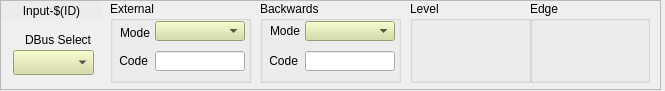
<?xml version="1.0" encoding="UTF-8"?>
<ui version="4.0">
 <class>Form</class>
 <widget class="QWidget" name="Form">
  <property name="geometry">
   <rect>
    <x>0</x>
    <y>0</y>
    <width>665</width>
    <height>91</height>
   </rect>
  </property>
  <property name="windowTitle">
   <string>Form</string>
  </property>
  <widget class="QFrame" name="frame_3">
   <property name="geometry">
    <rect>
     <x>0</x>
     <y>0</y>
     <width>661</width>
     <height>90</height>
    </rect>
   </property>
   <property name="frameShape">
    <enum>QFrame::StyledPanel</enum>
   </property>
   <property name="frameShadow">
    <enum>QFrame::Raised</enum>
   </property>
   <widget class="caLabel" name="calabel">
    <property name="geometry">
     <rect>
      <x>1</x>
      <y>1</y>
      <width>101</width>
      <height>20</height>
     </rect>
    </property>
    <property name="styleSheet">
     <string notr="true">background-color: rgb(236, 236, 236, 255);</string>
    </property>
    <property name="text">
     <string>Input-$(ID)</string>
    </property>
    <property name="alignment">
     <set>Qt::AlignCenter</set>
    </property>
   </widget>
   <widget class="QGroupBox" name="groupBox">
    <property name="geometry">
     <rect>
      <x>110</x>
      <y>1</y>
      <width>141</width>
      <height>82</height>
     </rect>
    </property>
    <property name="title">
     <string>External</string>
    </property>
    <widget class="QLabel" name="label_16">
     <property name="geometry">
      <rect>
       <x>5</x>
       <y>50</y>
       <width>33</width>
       <height>20</height>
      </rect>
     </property>
     <property name="text">
      <string>Code</string>
     </property>
     <property name="alignment">
      <set>Qt::AlignRight|Qt::AlignTrailing|Qt::AlignVCenter</set>
     </property>
    </widget>
    <widget class="QLabel" name="label_15">
     <property name="geometry">
      <rect>
       <x>5</x>
       <y>20</y>
       <width>35</width>
       <height>23</height>
      </rect>
     </property>
     <property name="text">
      <string>Mode</string>
     </property>
     <property name="alignment">
      <set>Qt::AlignRight|Qt::AlignTrailing|Qt::AlignVCenter</set>
     </property>
    </widget>
    <widget class="caTextEntry" name="catextentry_4">
     <property name="geometry">
      <rect>
       <x>45</x>
       <y>50</y>
       <width>90</width>
       <height>20</height>
      </rect>
     </property>
     <property name="toolTip">
      <string>Sets the code which will be applied to the local mapping ram whenever the External Mode condition is met.</string>
     </property>
     <property name="channel" stdset="0">
      <string notr="true">$(EVR):FPIn$(ID)-Code-Ext-SP</string>
     </property>
     <property name="background">
      <color>
       <red>212</red>
       <green>219</green>
       <blue>157</blue>
      </color>
     </property>
     <property name="colorMode">
      <enum>caLineEdit::Static</enum>
     </property>
    </widget>
    <widget class="caMenu" name="camenu_2">
     <property name="geometry">
      <rect>
       <x>45</x>
       <y>20</y>
       <width>90</width>
       <height>20</height>
      </rect>
     </property>
     <property name="toolTip">
      <string>Selects the condition in which to inject event codes into the local mapping ram. These codes are treated as codes coming from the downstream event link.</string>
     </property>
     <property name="styleSheet">
      <string notr="true">background-color: rgb(212, 219, 157);</string>
     </property>
     <property name="channel" stdset="0">
      <string notr="true">$(EVR):FPIn$(ID)-Trig-Ext-Sel</string>
     </property>
    </widget>
   </widget>
   <widget class="QGroupBox" name="groupBox_2">
    <property name="geometry">
     <rect>
      <x>260</x>
      <y>1</y>
      <width>141</width>
      <height>82</height>
     </rect>
    </property>
    <property name="title">
     <string>Backwards</string>
    </property>
    <widget class="caMenu" name="camenu_4">
     <property name="geometry">
      <rect>
       <x>45</x>
       <y>20</y>
       <width>90</width>
       <height>20</height>
      </rect>
     </property>
     <property name="toolTip">
      <string>Selects the condition in which to send on the upstream event link.</string>
     </property>
     <property name="styleSheet">
      <string notr="true">background-color: rgb(212, 219, 157);</string>
     </property>
     <property name="channel" stdset="0">
      <string notr="true">$(EVR):FPIn$(ID)-Trig-Back-Sel</string>
     </property>
    </widget>
    <widget class="QLabel" name="label_17">
     <property name="geometry">
      <rect>
       <x>5</x>
       <y>20</y>
       <width>35</width>
       <height>20</height>
      </rect>
     </property>
     <property name="text">
      <string>Mode</string>
     </property>
     <property name="alignment">
      <set>Qt::AlignRight|Qt::AlignTrailing|Qt::AlignVCenter</set>
     </property>
    </widget>
    <widget class="caTextEntry" name="catextentry_5">
     <property name="geometry">
      <rect>
       <x>45</x>
       <y>50</y>
       <width>90</width>
       <height>20</height>
      </rect>
     </property>
     <property name="toolTip">
      <string>Sets the code which will be sent on the upstream event link whenever the Backwards Mode condition is met.</string>
     </property>
     <property name="channel" stdset="0">
      <string notr="true">$(EVR):FPIn$(ID)-Code-Back-SP</string>
     </property>
     <property name="background">
      <color>
       <red>212</red>
       <green>219</green>
       <blue>157</blue>
      </color>
     </property>
     <property name="colorMode">
      <enum>caLineEdit::Static</enum>
     </property>
    </widget>
    <widget class="QLabel" name="label_18">
     <property name="geometry">
      <rect>
       <x>5</x>
       <y>50</y>
       <width>33</width>
       <height>20</height>
      </rect>
     </property>
     <property name="text">
      <string>Code</string>
     </property>
     <property name="alignment">
      <set>Qt::AlignRight|Qt::AlignTrailing|Qt::AlignVCenter</set>
     </property>
    </widget>
   </widget>
   <widget class="QLabel" name="label_14">
    <property name="geometry">
     <rect>
      <x>10</x>
      <y>30</y>
      <width>81</width>
      <height>20</height>
     </rect>
    </property>
    <property name="text">
     <string>DBus Select</string>
    </property>
    <property name="alignment">
     <set>Qt::AlignRight|Qt::AlignTrailing|Qt::AlignVCenter</set>
    </property>
   </widget>
   <widget class="caMenu" name="camenu">
    <property name="geometry">
     <rect>
      <x>13</x>
      <y>50</y>
      <width>81</width>
      <height>25</height>
     </rect>
    </property>
    <property name="toolTip">
     <string>Sets the upstream distributred bus bit mask which is driven by this input. DBus bits from multiple sources are condensed with a bit-wise OR.</string>
    </property>
    <property name="styleSheet">
     <string notr="true">background-color: rgb(212, 219, 157);</string>
    </property>
    <property name="channel" stdset="0">
     <string notr="true">$(EVR):FPIn$(ID)-DBus-Sel</string>
    </property>
   </widget>
   <widget class="QGroupBox" name="groupBox_3">
    <property name="geometry">
     <rect>
      <x>410</x>
      <y>1</y>
      <width>121</width>
      <height>82</height>
     </rect>
    </property>
    <property name="title">
     <string>Level</string>
    </property>
    <widget class="caChoice" name="cachoice_2">
     <property name="geometry">
      <rect>
       <x>10</x>
       <y>25</y>
       <width>101</width>
       <height>40</height>
      </rect>
     </property>
     <property name="toolTip">
      <string>When operating in level triggered mode, determines if codes are sent when the input level is low or high.</string>
     </property>
     <property name="channel" stdset="0">
      <string notr="true">$(EVR):FPIn$(ID)-Lvl-Sel</string>
     </property>
     <property name="background">
      <color>
       <red>212</red>
       <green>219</green>
       <blue>157</blue>
      </color>
     </property>
     <property name="bordercolor">
      <color>
       <red>0</red>
       <green>0</green>
       <blue>0</blue>
      </color>
     </property>
     <property name="colorMode">
      <enum>caChoice::Static</enum>
     </property>
     <property name="endBit">
      <number>1</number>
     </property>
    </widget>
   </widget>
   <widget class="QGroupBox" name="groupBox_4">
    <property name="geometry">
     <rect>
      <x>530</x>
      <y>1</y>
      <width>120</width>
      <height>82</height>
     </rect>
    </property>
    <property name="title">
     <string>Edge</string>
    </property>
    <widget class="caChoice" name="cachoice_3">
     <property name="geometry">
      <rect>
       <x>10</x>
       <y>25</y>
       <width>101</width>
       <height>40</height>
      </rect>
     </property>
     <property name="toolTip">
      <string>When operating in edge triggered mode, determines if codes are sent on the falling or rising edge in the input signal.</string>
     </property>
     <property name="channel" stdset="0">
      <string notr="true">$(EVR):FPIn$(ID)-Edge-Sel</string>
     </property>
     <property name="background">
      <color>
       <red>212</red>
       <green>219</green>
       <blue>157</blue>
      </color>
     </property>
     <property name="bordercolor">
      <color>
       <red>0</red>
       <green>0</green>
       <blue>0</blue>
      </color>
     </property>
     <property name="colorMode">
      <enum>caChoice::Static</enum>
     </property>
     <property name="endBit">
      <number>1</number>
     </property>
    </widget>
   </widget>
  </widget>
 </widget>
 <customwidgets>
  <customwidget>
   <class>caMenu</class>
   <extends>QComboBox</extends>
   <header>caMenu</header>
  </customwidget>
  <customwidget>
   <class>caChoice</class>
   <extends>QWidget</extends>
   <header>caChoice</header>
  </customwidget>
  <customwidget>
   <class>caTextEntry</class>
   <extends>caLineEdit</extends>
   <header>caTextEntry</header>
  </customwidget>
  <customwidget>
   <class>caLabel</class>
   <extends>QLabel</extends>
   <header>caLabel</header>
  </customwidget>
  <customwidget>
   <class>caLineEdit</class>
   <extends>QLineEdit</extends>
   <header>caLineEdit</header>
  </customwidget>
 </customwidgets>
 <resources/>
 <connections/>
</ui>
